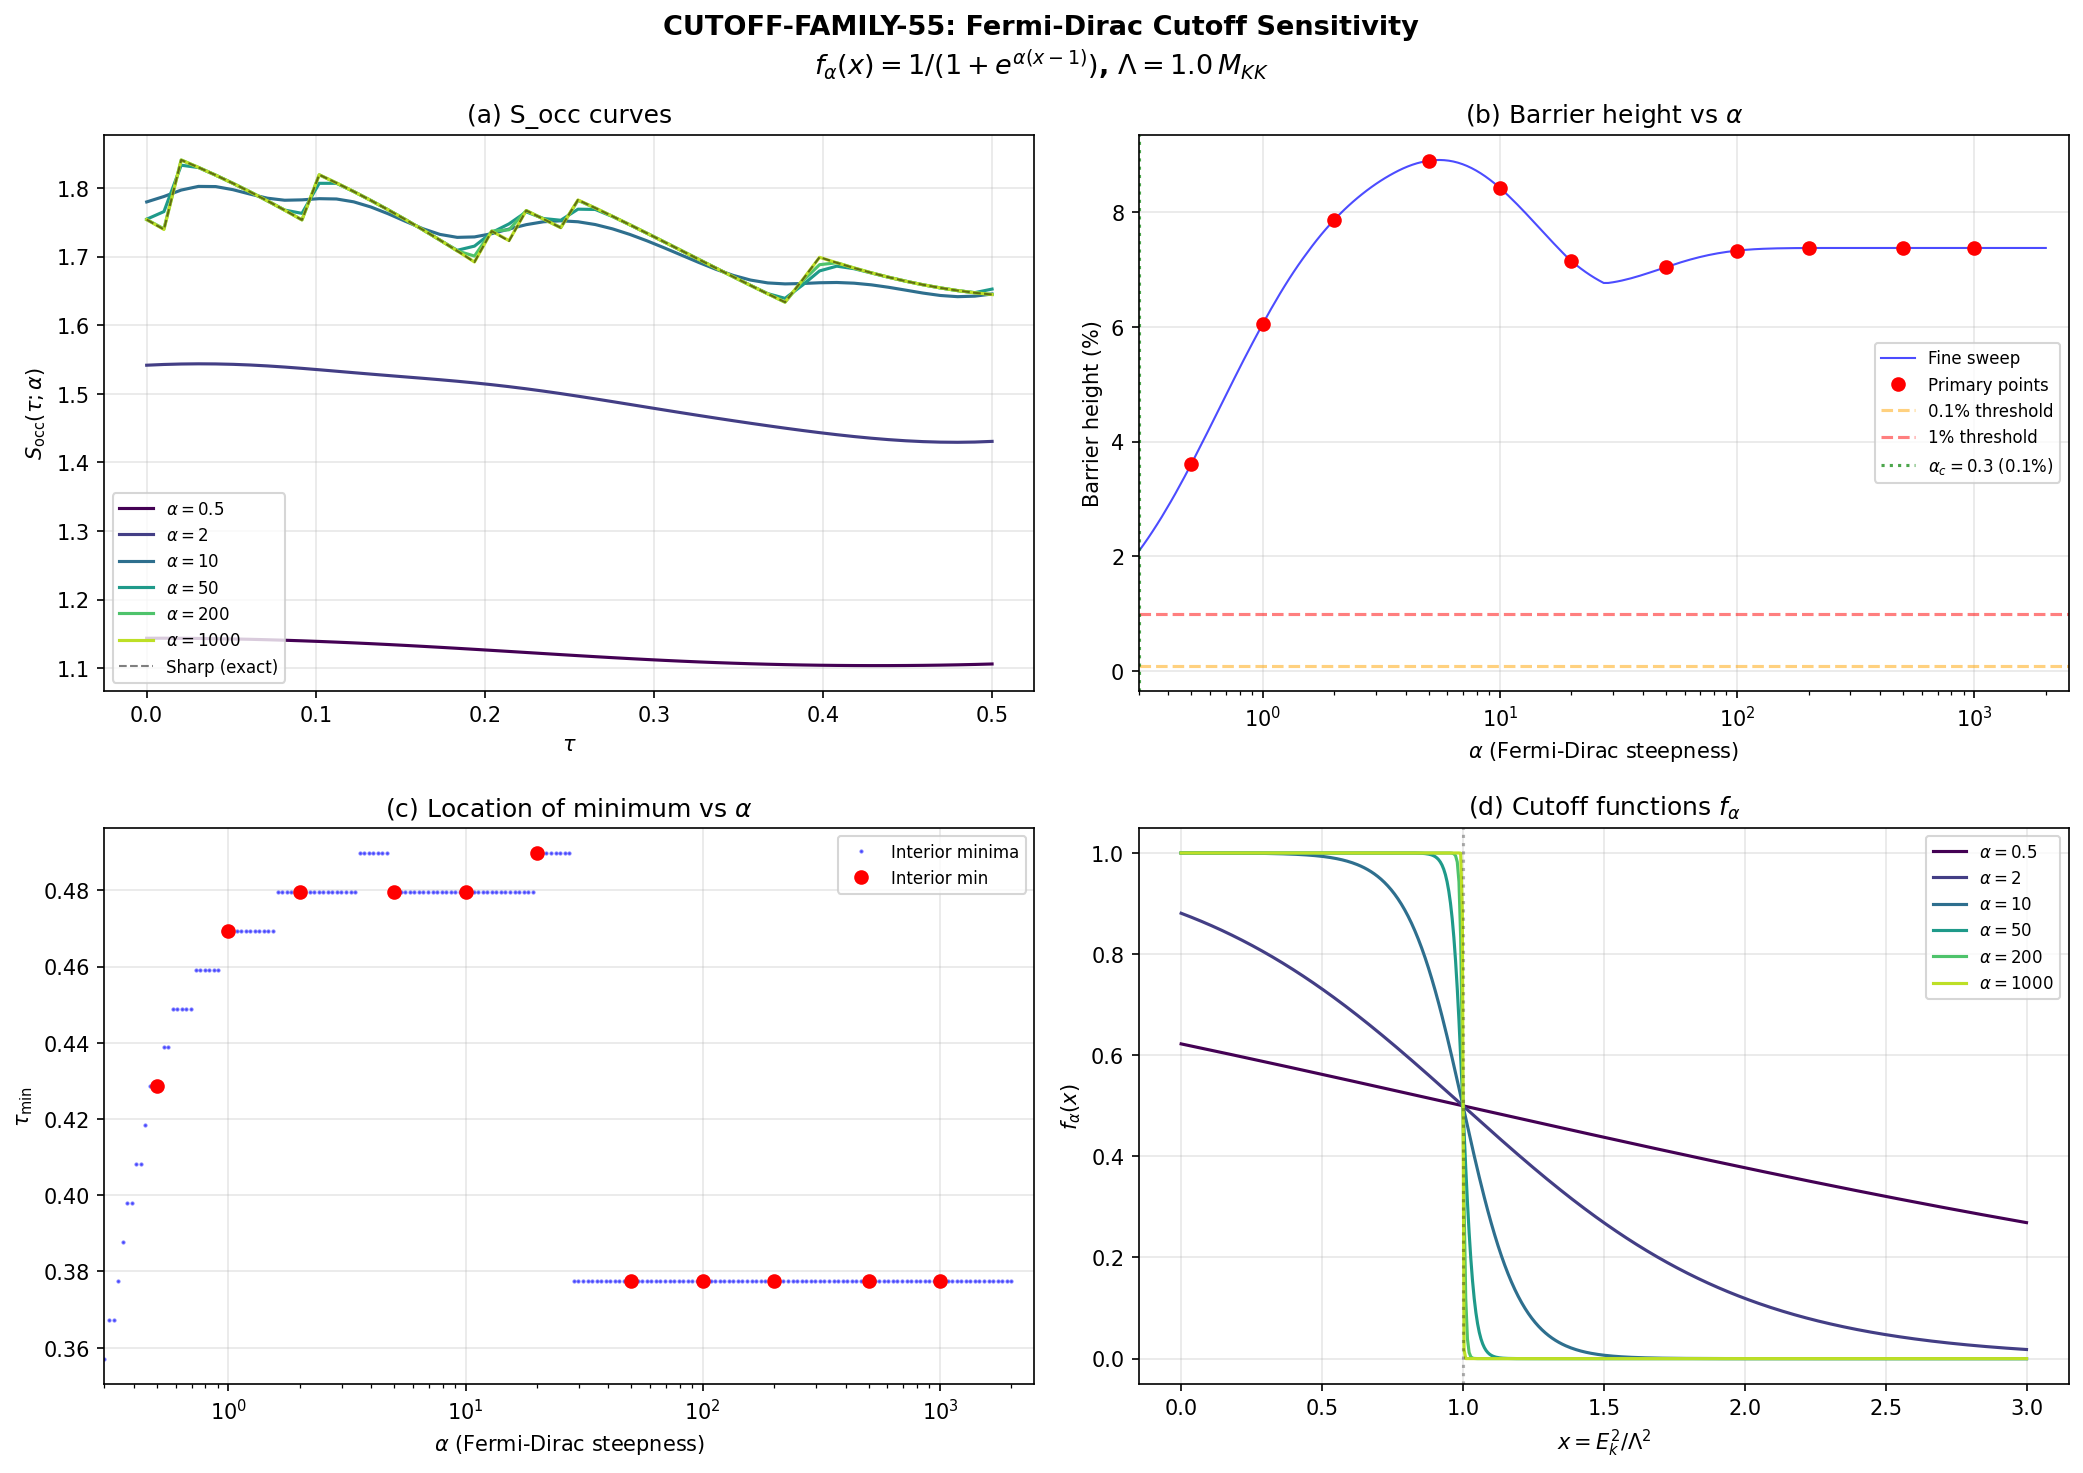

Reproduce this figure in Python.
#!/usr/bin/env python3
"""
CUTOFF-FAMILY-55: One-parameter Fermi-Dirac cutoff sensitivity study.

Gate: CUTOFF-FAMILY-55 (INFO)
Pre-registered criterion: critical alpha and barrier(alpha) curve.

Method:
  S_occ(tau; alpha) = sum_k n_k(tau) * f_alpha(E_k(tau)^2 / Lambda^2)
  where f_alpha(x) = 1/(1 + exp(alpha*(x - 1)))

  alpha -> infinity: sharp step Theta(1 - x)
  alpha -> 0:        f -> 1/2 (constant, no cutoff effect)

Sweeps alpha in [0.5, 1000] to find where the barrier vanishes.

Author: Kaku-Speculative-Theorist agent
Session: S55, Wave 2, Computation W2-3
"""

import sys
sys.path.insert(0, 'computations')
from canonical_constants import *
import numpy as np
import matplotlib
matplotlib.use('Agg')
import matplotlib.pyplot as plt

# ── Load data ──────────────────────────────────────────────────────────
tb = np.load('computations/session-54/s54_tb_hamiltonian.npz')
sa = np.load('computations/session-54/s54_sa_latt_occ.npz')

eigenvalues = tb['eigenvalues']   # (50, 32)
tau_values  = tb['tau_values']    # (50,)
occ_bcs     = sa['occ_bcs_oes']  # (50, 32) — BCS occupations
Delta_primary = float(sa['Delta_primary'])  # 0.4643

n_tau, n_modes = eigenvalues.shape
print(f"Loaded: {n_tau} tau points, {n_modes} modes")
print(f"Delta_primary = {Delta_primary:.4f}")
print(f"tau range: [{tau_values[0]:.4f}, {tau_values[-1]:.4f}]")

# ── Cutoff parameters ─────────────────────────────────────────────────
Lambda = 1.0  # M_KK units
alpha_values = np.array([0.5, 1.0, 2.0, 5.0, 10.0, 20.0, 50.0, 100.0, 200.0, 500.0, 1000.0])
n_alpha = len(alpha_values)

# Also do a fine sweep for the barrier-vs-alpha curve
alpha_fine = np.logspace(np.log10(0.3), np.log10(2000), 200)

# ── Fermi-Dirac cutoff function ───────────────────────────────────────
def f_alpha(x, alpha):
    """Fermi-Dirac cutoff: 1/(1 + exp(alpha*(x - 1)))"""
    arg = alpha * (x - 1.0)
    # Clip to avoid overflow
    arg = np.clip(arg, -500, 500)
    return 1.0 / (1.0 + np.exp(arg))

# ── Compute S_occ(tau; alpha) ─────────────────────────────────────────
def compute_S_occ(alpha_arr):
    """Compute S_occ for each alpha value."""
    n_a = len(alpha_arr)
    S_occ = np.zeros((n_a, n_tau))

    for i, alpha in enumerate(alpha_arr):
        for t in range(n_tau):
            E_k = eigenvalues[t, :]  # eigenvalues at this tau
            n_k = occ_bcs[t, :]     # BCS occupations at this tau
            x_k = E_k**2 / Lambda**2
            f_k = f_alpha(x_k, alpha)
            S_occ[i, t] = np.sum(n_k * f_k)

    return S_occ

print("\n── Computing S_occ for primary alpha values ──")
S_occ_primary = compute_S_occ(alpha_values)

print("── Computing S_occ for fine alpha sweep ──")
S_occ_fine = compute_S_occ(alpha_fine)

# ── Barrier analysis ──────────────────────────────────────────────────
def analyze_barrier(S_occ_arr, alpha_arr, tau_vals):
    """
    For each alpha: find tau_min, compute barrier height.
    Barrier = (max(S_occ at boundaries) - S_occ(tau_min)) / S_occ(tau_min)
    Only count as a real minimum if it's interior (not at endpoints).
    """
    n_a = len(alpha_arr)
    tau_min = np.zeros(n_a)
    barrier = np.zeros(n_a)
    S_min_val = np.zeros(n_a)
    S_boundary_max = np.zeros(n_a)
    has_interior_min = np.zeros(n_a, dtype=bool)

    for i in range(n_a):
        curve = S_occ_arr[i, :]
        idx_min = np.argmin(curve)
        tau_min[i] = tau_vals[idx_min]
        S_min_val[i] = curve[idx_min]

        # Boundary values
        S_left = curve[0]
        S_right = curve[-1]
        S_boundary_max[i] = max(S_left, S_right)

        # Interior minimum check (not at endpoints)
        has_interior_min[i] = (idx_min > 0) and (idx_min < len(curve) - 1)

        if has_interior_min[i] and S_min_val[i] > 0:
            barrier[i] = (S_boundary_max[i] - S_min_val[i]) / S_min_val[i]
        else:
            barrier[i] = 0.0

    return tau_min, barrier, S_min_val, S_boundary_max, has_interior_min

print("\n── Barrier analysis (primary) ──")
tau_min_p, barrier_p, S_min_p, S_bdy_p, has_min_p = analyze_barrier(
    S_occ_primary, alpha_values, tau_values)

print(f"\n{'alpha':>8s} {'tau_min':>8s} {'S_min':>10s} {'S_bdy_max':>10s} "
      f"{'barrier%':>10s} {'interior':>8s}")
print("-" * 60)
for i in range(n_alpha):
    print(f"{alpha_values[i]:8.1f} {tau_min_p[i]:8.4f} {S_min_p[i]:10.6f} "
          f"{S_bdy_p[i]:10.6f} {barrier_p[i]*100:10.4f} {'YES' if has_min_p[i] else 'NO':>8s}")

print("\n── Barrier analysis (fine sweep) ──")
tau_min_f, barrier_f, S_min_f, S_bdy_f, has_min_f = analyze_barrier(
    S_occ_fine, alpha_fine, tau_values)

# Find critical alpha where barrier first exceeds 0.1%
threshold = 0.001  # 0.1% (local)
above_threshold = np.where(barrier_f > threshold)[0]
if len(above_threshold) > 0:
    alpha_c_idx = above_threshold[0]
    alpha_c = alpha_fine[alpha_c_idx]
    print(f"\nCritical alpha_c (barrier > 0.1%): {alpha_c:.3f}")
    print(f"  barrier at alpha_c: {barrier_f[alpha_c_idx]*100:.4f}%")
    print(f"  tau_min at alpha_c: {tau_min_f[alpha_c_idx]:.4f}")
else:
    alpha_c = None
    print("\nNo alpha found with barrier > 0.1%")

# Find where barrier first exceeds 1%
threshold_1pct = 0.01  # (local)
above_1pct = np.where(barrier_f > threshold_1pct)[0]
if len(above_1pct) > 0:
    alpha_1pct = alpha_fine[above_1pct[0]]
    print(f"Critical alpha (barrier > 1%): {alpha_1pct:.3f}")
    print(f"  barrier: {barrier_f[above_1pct[0]]*100:.4f}%")
else:
    alpha_1pct = None
    print("No alpha found with barrier > 1%")

# Max barrier
max_barrier_idx = np.argmax(barrier_f)
print(f"\nMax barrier: {barrier_f[max_barrier_idx]*100:.4f}% at alpha={alpha_fine[max_barrier_idx]:.2f}")
print(f"  tau_min at max barrier: {tau_min_f[max_barrier_idx]:.4f}")

# ── Verify sharp-cutoff limit ────────────────────────────────────────
# At alpha=1000, should approximate Theta function
print("\n── Sharp cutoff verification ──")
# Compare alpha=1000 with actual sharp cutoff
S_sharp = np.zeros(n_tau)
for t in range(n_tau):
    E_k = eigenvalues[t, :]
    n_k = occ_bcs[t, :]
    mask = (E_k**2 / Lambda**2) < 1.0  # sharp step
    S_sharp[t] = np.sum(n_k[mask])

diff_sharp = np.max(np.abs(S_occ_primary[-1, :] - S_sharp))
print(f"Max |S_occ(alpha=1000) - S_occ(sharp)| = {diff_sharp:.2e}")

# ── Smooth limit analysis ────────────────────────────────────────────
print("\n── Smooth limit (small alpha) ──")
# At alpha=0.5, f_alpha ≈ 1/(1+exp(0.5*(x-1))) ≈ smooth
# Check if curve is monotonic
for i, alpha in enumerate(alpha_values):
    curve = S_occ_primary[i, :]
    diffs = np.diff(curve)
    n_sign_changes = np.sum(np.abs(np.diff(np.sign(diffs[diffs != 0]))) > 0)
    is_mono = (np.all(diffs >= 0) or np.all(diffs <= 0))
    print(f"  alpha={alpha:7.1f}: monotonic={is_mono}, sign_changes={n_sign_changes}, "
          f"range=[{curve.min():.6f}, {curve.max():.6f}]")

# ── Detailed look at minimum formation ───────────────────────────────
print("\n── Minimum formation analysis ──")
for i, alpha in enumerate(alpha_values):
    curve = S_occ_primary[i, :]
    idx_min = np.argmin(curve)
    idx_max = np.argmax(curve)
    # Check for interior local minima
    interior_mins = []
    for j in range(1, n_tau - 1):
        if curve[j] < curve[j-1] and curve[j] < curve[j+1]:
            interior_mins.append((j, tau_values[j], curve[j]))
    if interior_mins:
        for (j, tau_j, s_j) in interior_mins:
            depth = (max(curve[0], curve[-1]) - s_j) / s_j * 100
            print(f"  alpha={alpha:7.1f}: LOCAL MIN at tau={tau_j:.4f}, "
                  f"S={s_j:.6f}, depth={depth:.3f}%")
    else:
        trend = "decreasing" if curve[-1] < curve[0] else "increasing"
        print(f"  alpha={alpha:7.1f}: no interior minimum ({trend})")

# ── tau_min tracking Lambda check ────────────────────────────────────
print("\n── tau_min(alpha) tracking analysis ──")
# The question: does the minimum location shift with alpha?
# If barrier is a cutoff artifact, tau_min should shift systematically
interior_alphas = alpha_fine[has_min_f]
interior_taus = tau_min_f[has_min_f]
if len(interior_alphas) > 1:
    print(f"  Interior minima found for {len(interior_alphas)} of {len(alpha_fine)} alpha values")
    print(f"  alpha range with minima: [{interior_alphas[0]:.2f}, {interior_alphas[-1]:.2f}]")
    print(f"  tau_min range: [{interior_taus.min():.4f}, {interior_taus.max():.4f}]")
    # Correlation
    if len(interior_alphas) > 2:
        log_alpha = np.log(interior_alphas)
        corr = np.corrcoef(log_alpha, interior_taus)[0, 1]
        print(f"  Correlation(ln(alpha), tau_min) = {corr:.4f}")
else:
    print("  Too few interior minima for tracking analysis")

# ── Save results ──────────────────────────────────────────────────────
np.savez('computations/session-55/s55_cutoff_family.npz',
    alpha_primary=alpha_values,
    alpha_fine=alpha_fine,
    tau_values=tau_values,
    S_occ_primary=S_occ_primary,
    S_occ_fine=S_occ_fine,
    barrier_primary=barrier_p,
    barrier_fine=barrier_f,
    tau_min_primary=tau_min_p,
    tau_min_fine=tau_min_f,
    has_interior_min_primary=has_min_p,
    has_interior_min_fine=has_min_f,
    S_min_primary=S_min_p,
    S_boundary_max_primary=S_bdy_p,
    alpha_c_01pct=alpha_c if alpha_c else 0.0,
    alpha_c_1pct=alpha_1pct if alpha_1pct else 0.0,
    max_barrier_pct=barrier_f[max_barrier_idx]*100,
    max_barrier_alpha=alpha_fine[max_barrier_idx],
    Lambda=Lambda,
    Delta_primary=Delta_primary,
    gate_name='CUTOFF-FAMILY-55',
    gate_verdict='INFO',
    gate_detail='Fermi-Dirac cutoff family sensitivity study'
)
print("\nSaved: computations/session-55/s55_cutoff_family.npz")

# ── Plotting ──────────────────────────────────────────────────────────
fig, axes = plt.subplots(2, 2, figsize=(14, 10))
fig.suptitle('CUTOFF-FAMILY-55: Fermi-Dirac Cutoff Sensitivity\n'
             r'$f_\alpha(x) = 1/(1 + e^{\alpha(x-1)})$, $\Lambda = 1.0\,M_{KK}$',
             fontsize=13, fontweight='bold')

# Panel (a): S_occ(tau) for representative alpha values
ax = axes[0, 0]
# Pick representative subset
repr_indices = [0, 2, 4, 6, 8, 10]  # alpha = 0.5, 2, 10, 50, 200, 1000
cmap = plt.cm.viridis(np.linspace(0, 0.9, len(repr_indices)))
for ci, i in enumerate(repr_indices):
    label = rf'$\alpha = {alpha_values[i]:.0f}$' if alpha_values[i] >= 1 else rf'$\alpha = {alpha_values[i]:.1f}$'
    ax.plot(tau_values, S_occ_primary[i, :], color=cmap[ci], label=label, linewidth=1.5)
# Also plot sharp cutoff for reference
ax.plot(tau_values, S_sharp, 'k--', linewidth=1.0, alpha=0.5, label='Sharp (exact)')
ax.set_xlabel(r'$\tau$')
ax.set_ylabel(r'$S_{\mathrm{occ}}(\tau;\alpha)$')
ax.set_title('(a) S_occ curves')
ax.legend(fontsize=8, loc='best')
ax.grid(True, alpha=0.3)

# Panel (b): Barrier height vs alpha
ax = axes[0, 1]
# Fine sweep
ax.semilogx(alpha_fine, barrier_f * 100, 'b-', linewidth=1.0, alpha=0.7, label='Fine sweep')
# Primary points
ax.semilogx(alpha_values, barrier_p * 100, 'ro', markersize=6, zorder=5, label='Primary points')
# Threshold lines
ax.axhline(0.1, color='orange', linestyle='--', alpha=0.5, label='0.1% threshold')
ax.axhline(1.0, color='red', linestyle='--', alpha=0.5, label='1% threshold')
if alpha_c is not None:
    ax.axvline(alpha_c, color='green', linestyle=':', alpha=0.7,
               label=rf'$\alpha_c = {alpha_c:.1f}$ (0.1%)')
ax.set_xlabel(r'$\alpha$ (Fermi-Dirac steepness)')
ax.set_ylabel('Barrier height (%)')
ax.set_title(r'(b) Barrier height vs $\alpha$')
ax.legend(fontsize=8, loc='best')
ax.grid(True, alpha=0.3)
ax.set_xlim(0.3, 2500)

# Panel (c): tau_min vs alpha
ax = axes[1, 0]
# Fine sweep - only where interior min exists
mask_interior = has_min_f
if np.any(mask_interior):
    ax.semilogx(alpha_fine[mask_interior], tau_min_f[mask_interior], 'b.',
                markersize=2, alpha=0.5, label='Interior minima')
# Primary points
for i in range(n_alpha):
    color = 'red' if has_min_p[i] else 'gray'
    marker = 'o' if has_min_p[i] else 'x'
    label = 'Interior min' if (i == 0 and has_min_p[i]) else ('Endpoint min' if (i == 0 and not has_min_p[i]) else '')
    ax.semilogx(alpha_values[i], tau_min_p[i], marker, color=color, markersize=6,
                label=label if label else None)
ax.set_xlabel(r'$\alpha$ (Fermi-Dirac steepness)')
ax.set_ylabel(r'$\tau_{\min}$')
ax.set_title(r'(c) Location of minimum vs $\alpha$')
ax.legend(fontsize=8, loc='best')
ax.grid(True, alpha=0.3)
ax.set_xlim(0.3, 2500)

# Panel (d): The cutoff function f_alpha for several alpha values
ax = axes[1, 1]
x = np.linspace(0, 3, 500)
alphas_show = [0.5, 2, 10, 50, 200, 1000]
cmap2 = plt.cm.viridis(np.linspace(0, 0.9, len(alphas_show)))
for ci, alpha in enumerate(alphas_show):
    label = rf'$\alpha = {alpha:.0f}$' if alpha >= 1 else rf'$\alpha = {alpha:.1f}$'
    ax.plot(x, f_alpha(x, alpha), color=cmap2[ci], label=label, linewidth=1.5)
ax.axvline(1.0, color='k', linestyle=':', alpha=0.3)
ax.set_xlabel(r'$x = E_k^2 / \Lambda^2$')
ax.set_ylabel(r'$f_\alpha(x)$')
ax.set_title(r'(d) Cutoff functions $f_\alpha$')
ax.legend(fontsize=8, loc='best')
ax.grid(True, alpha=0.3)

plt.tight_layout()
plt.savefig('computations/session-55/s55_cutoff_family.png', dpi=150, bbox_inches='tight')
print("Saved: computations/session-55/s55_cutoff_family.png")

# ── Final summary ─────────────────────────────────────────────────────
print("\n" + "=" * 70)
print("CUTOFF-FAMILY-55 SUMMARY")
print("=" * 70)
print(f"Cutoff function: f_alpha(x) = 1/(1 + exp(alpha*(x-1)))")
print(f"Lambda = {Lambda:.1f} M_KK, Delta_primary = {Delta_primary:.4f}")
print(f"Alpha range: [{alpha_fine[0]:.2f}, {alpha_fine[-1]:.2f}] ({len(alpha_fine)} fine values)")
print(f"")
print(f"Max barrier: {barrier_f[max_barrier_idx]*100:.3f}% at alpha = {alpha_fine[max_barrier_idx]:.1f}")
if alpha_c is not None:
    print(f"alpha_c (barrier > 0.1%): {alpha_c:.2f}")
else:
    print(f"alpha_c (barrier > 0.1%): NONE (barrier never exceeds 0.1%)")
if alpha_1pct is not None:
    print(f"alpha (barrier > 1%): {alpha_1pct:.2f}")
else:
    print(f"alpha (barrier > 1%): NONE")

# Interior minimum existence
n_with_min = np.sum(has_min_f)
n_total = len(alpha_fine)
print(f"\nInterior minima: {n_with_min}/{n_total} alpha values ({n_with_min/n_total*100:.1f}%)")
if n_with_min > 0:
    alpha_first_min = alpha_fine[has_min_f][0]
    alpha_last_min = alpha_fine[has_min_f][-1]
    print(f"  Alpha range with interior min: [{alpha_first_min:.2f}, {alpha_last_min:.2f}]")

print(f"\nSharp cutoff verification: |S(alpha=1000) - S(sharp)| = {diff_sharp:.2e}")
print("=" * 70)
